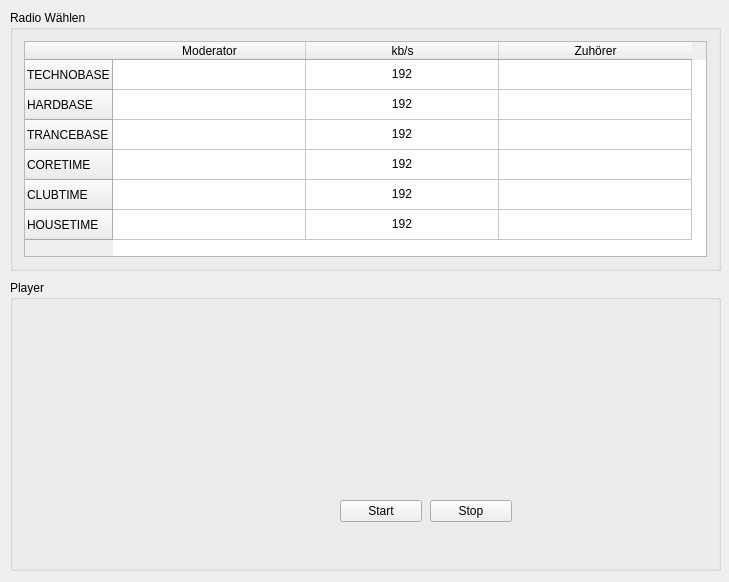
<?xml version="1.0" encoding="UTF-8"?>
<ui version="4.0">
 <class>MainWindow</class>
 <widget class="QMainWindow" name="MainWindow">
  <property name="geometry">
   <rect>
    <x>0</x>
    <y>0</y>
    <width>729</width>
    <height>582</height>
   </rect>
  </property>
  <property name="windowTitle">
   <string>MainWindow</string>
  </property>
  <widget class="QWidget" name="centralWidget">
   <widget class="QGroupBox" name="groupBox">
    <property name="geometry">
     <rect>
      <x>10</x>
      <y>10</y>
      <width>711</width>
      <height>261</height>
     </rect>
    </property>
    <property name="title">
     <string>Radio Wählen</string>
    </property>
    <layout class="QGridLayout" name="gridLayout">
     <item row="0" column="0">
      <widget class="QTableWidget" name="tableWidget">
       <property name="dragDropOverwriteMode">
        <bool>false</bool>
       </property>
       <property name="selectionMode">
        <enum>QAbstractItemView::SingleSelection</enum>
       </property>
       <property name="selectionBehavior">
        <enum>QAbstractItemView::SelectRows</enum>
       </property>
       <attribute name="horizontalHeaderVisible">
        <bool>true</bool>
       </attribute>
       <attribute name="horizontalHeaderCascadingSectionResizes">
        <bool>true</bool>
       </attribute>
       <attribute name="horizontalHeaderDefaultSectionSize">
        <number>193</number>
       </attribute>
       <attribute name="verticalHeaderVisible">
        <bool>true</bool>
       </attribute>
       <row>
        <property name="text">
         <string>TECHNOBASE</string>
        </property>
       </row>
       <row>
        <property name="text">
         <string>HARDBASE</string>
        </property>
       </row>
       <row>
        <property name="text">
         <string>TRANCEBASE</string>
        </property>
       </row>
       <row>
        <property name="text">
         <string>CORETIME</string>
        </property>
       </row>
       <row>
        <property name="text">
         <string>CLUBTIME</string>
        </property>
       </row>
       <row>
        <property name="text">
         <string>HOUSETIME</string>
        </property>
       </row>
       <column>
        <property name="text">
         <string>Moderator</string>
        </property>
       </column>
       <column>
        <property name="text">
         <string>kb/s</string>
        </property>
       </column>
       <column>
        <property name="text">
         <string>Zuhörer</string>
        </property>
       </column>
       <item row="0" column="0">
        <property name="textAlignment">
         <set>AlignHCenter|AlignVCenter|AlignCenter</set>
        </property>
       </item>
       <item row="0" column="1">
        <property name="text">
         <string>192</string>
        </property>
        <property name="textAlignment">
         <set>AlignHCenter|AlignVCenter|AlignCenter</set>
        </property>
       </item>
       <item row="0" column="2">
        <property name="text">
         <string/>
        </property>
        <property name="textAlignment">
         <set>AlignHCenter|AlignVCenter|AlignCenter</set>
        </property>
       </item>
       <item row="1" column="0">
        <property name="textAlignment">
         <set>AlignHCenter|AlignVCenter|AlignCenter</set>
        </property>
       </item>
       <item row="1" column="1">
        <property name="text">
         <string>192</string>
        </property>
        <property name="textAlignment">
         <set>AlignHCenter|AlignVCenter|AlignCenter</set>
        </property>
       </item>
       <item row="1" column="2">
        <property name="textAlignment">
         <set>AlignHCenter|AlignVCenter|AlignCenter</set>
        </property>
       </item>
       <item row="2" column="0">
        <property name="textAlignment">
         <set>AlignHCenter|AlignVCenter|AlignCenter</set>
        </property>
       </item>
       <item row="2" column="1">
        <property name="text">
         <string>192</string>
        </property>
        <property name="textAlignment">
         <set>AlignHCenter|AlignVCenter|AlignCenter</set>
        </property>
       </item>
       <item row="2" column="2">
        <property name="textAlignment">
         <set>AlignHCenter|AlignVCenter|AlignCenter</set>
        </property>
       </item>
       <item row="3" column="0">
        <property name="textAlignment">
         <set>AlignHCenter|AlignVCenter|AlignCenter</set>
        </property>
       </item>
       <item row="3" column="1">
        <property name="text">
         <string>192</string>
        </property>
        <property name="textAlignment">
         <set>AlignHCenter|AlignVCenter|AlignCenter</set>
        </property>
       </item>
       <item row="3" column="2">
        <property name="textAlignment">
         <set>AlignHCenter|AlignVCenter|AlignCenter</set>
        </property>
       </item>
       <item row="4" column="0">
        <property name="textAlignment">
         <set>AlignHCenter|AlignVCenter|AlignCenter</set>
        </property>
       </item>
       <item row="4" column="1">
        <property name="text">
         <string>192</string>
        </property>
        <property name="textAlignment">
         <set>AlignHCenter|AlignVCenter|AlignCenter</set>
        </property>
       </item>
       <item row="4" column="2">
        <property name="textAlignment">
         <set>AlignHCenter|AlignVCenter|AlignCenter</set>
        </property>
       </item>
       <item row="5" column="0">
        <property name="textAlignment">
         <set>AlignHCenter|AlignVCenter|AlignCenter</set>
        </property>
       </item>
       <item row="5" column="1">
        <property name="text">
         <string>192</string>
        </property>
        <property name="textAlignment">
         <set>AlignHCenter|AlignVCenter|AlignCenter</set>
        </property>
       </item>
       <item row="5" column="2">
        <property name="textAlignment">
         <set>AlignHCenter|AlignVCenter|AlignCenter</set>
        </property>
       </item>
      </widget>
     </item>
    </layout>
   </widget>
   <widget class="QGroupBox" name="groupBox_2">
    <property name="geometry">
     <rect>
      <x>10</x>
      <y>280</y>
      <width>711</width>
      <height>291</height>
     </rect>
    </property>
    <property name="title">
     <string>Player</string>
    </property>
    <widget class="QPushButton" name="pushButton_2">
     <property name="geometry">
      <rect>
       <x>420</x>
       <y>220</y>
       <width>82</width>
       <height>22</height>
      </rect>
     </property>
     <property name="text">
      <string>Stop</string>
     </property>
    </widget>
    <widget class="QPushButton" name="pushButton">
     <property name="geometry">
      <rect>
       <x>330</x>
       <y>220</y>
       <width>82</width>
       <height>22</height>
      </rect>
     </property>
     <property name="text">
      <string>Start</string>
     </property>
    </widget>
   </widget>
  </widget>
 </widget>
 <layoutdefault spacing="6" margin="11"/>
 <resources/>
 <connections/>
</ui>
